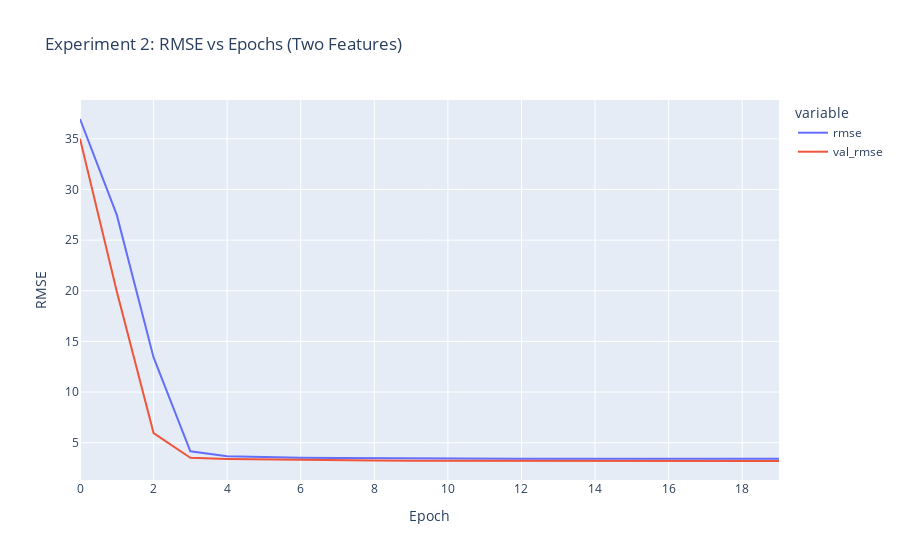

Source (notebook cell):
### Code cell
#@title Code - Experiment 2: Train with TRIP_MILES + TRIP_MINUTES and evaluate
settings_2 = ExperimentSettings(
    learning_rate=0.001,
    epochs=20,
    batch_size=50,
    input_features=['TRIP_MILES', 'TRIP_MINUTES']
)

model_2 = create_model(settings_2, metrics)
# Train on train split only
experiment_2 = train_model(model_2, train_df, 'FARE', settings_2)

# Plot metrics
metrics_cols_2 = [c for c in ["rmse", "val_rmse"] if c in experiment_2.columns]
if not metrics_cols_2:
    metrics_cols_2 = [c for c in experiment_2.columns if 'rmse' in c.lower()]
fig_metrics_2 = px.line(
    experiment_2[metrics_cols_2],
    labels={"index": "Epoch", "value": "RMSE"},
    title="Experiment 2: RMSE vs Epochs (Two Features)"
)
fig_metrics_2.show()

# Evaluate on test set
features_test_2 = {name: test_df[name].values for name in settings_2.input_features}
y_true_2 = test_df['FARE'].values
y_pred_2 = model_2.predict(features_test_2).flatten()
rmse_test_2 = float(np.sqrt(np.mean((y_true_2 - y_pred_2) ** 2)))
print(f"Experiment 2 Test RMSE: {rmse_test_2:.4f}")

# Quick comparison printout
print("\nComparison (lower is better):")
print(f"  Experiment 1 (miles only) Test RMSE: {rmse_test_1:.4f}")
print(f"  Experiment 2 (miles + minutes) Test RMSE: {rmse_test_2:.4f}")

### Figure 1 — Plotly figure (JSON) as saved in the notebook; plotly's stock layout.template omitted (floating-point values rounded to 4 significant figures)
{"data": [{"hovertemplate": "variable=rmse<br>Epoch=%{x}<br>RMSE=%{y}<extra></extra>", "legendgroup": "rmse", "line": {"color": "#636efa", "dash": "solid"}, "marker": {"symbol": "circle"}, "mode": "lines", "name": "rmse", "orientation": "v", "showlegend": true, "type": "scatter", "x": [0, 1, 2, 3, 4, 5, 6, 7, 8, 9, 10, 11, 12, 13, 14, 15, 16, 17, 18, 19], "xaxis": "x", "y": [36.95, 27.49, 13.42, 4.158, 3.659, 3.579, 3.529, 3.494, 3.47, 3.452, 3.441, 3.432, 3.429, 3.427, 3.427, 3.426, 3.425, 3.424, 3.424, 3.425], "yaxis": "y"}, {"hovertemplate": "variable=val_rmse<br>Epoch=%{x}<br>RMSE=%{y}<extra></extra>", "legendgroup": "val_rmse", "line": {"color": "#EF553B", "dash": "solid"}, "marker": {"symbol": "circle"}, "mode": "lines", "name": "val_rmse", "orientation": "v", "showlegend": true, "type": "scatter", "x": [0, 1, 2, 3, 4, 5, 6, 7, 8, 9, 10, 11, 12, 13, 14, 15, 16, 17, 18, 19], "xaxis": "x", "y": [35.01, 19.92, 5.954, 3.521, 3.401, 3.344, 3.313, 3.258, 3.238, 3.22, 3.217, 3.203, 3.21, 3.199, 3.203, 3.197, 3.196, 3.203, 3.201, 3.197], "yaxis": "y"}], "layout": {"legend": {"title": {"text": "variable"}, "tracegroupgap": 0}, "title": {"text": "Experiment 2: RMSE vs Epochs (Two Features)"}, "xaxis": {"anchor": "y", "domain": [0, 1], "title": {"text": "Epoch"}}, "yaxis": {"anchor": "x", "domain": [0, 1], "title": {"text": "RMSE"}}}}
